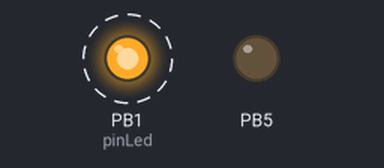
This sketch was run on a simulated ATtiny85, built with avr-gcc and run on an emulated ATtiny85. Shown: output pins drawn as LEDs (lit = HIGH). Dashed ring = blinking.

Above: at 0.1 s.
Timing chart, 0 to 3.0 s (numbered marks = the images above):
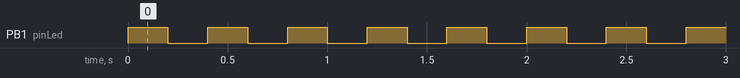

The sketch:

test-001.ino
```cpp
const int pinLed = 1;

void setup() {
  pinMode(5, OUTPUT);
  digitalWrite(5, LOW);

  pinMode(pinLed, OUTPUT);
}

void loop() {
  digitalWrite(pinLed, HIGH);
  delay(200);
  digitalWrite(pinLed, LOW);
  delay(200);
}
```

Measured:
- by itself, PB1 (pinLed): alternates HIGH for 0.20 s and LOW for 0.20 s
